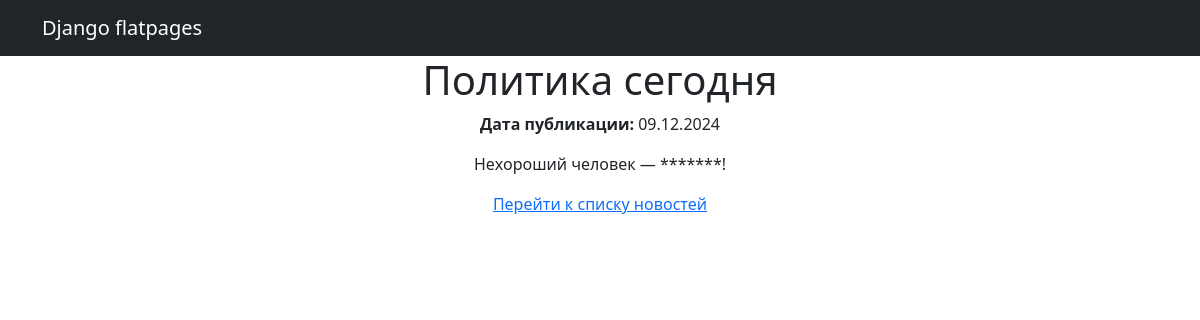
Before: /news/4/ with the older database file.
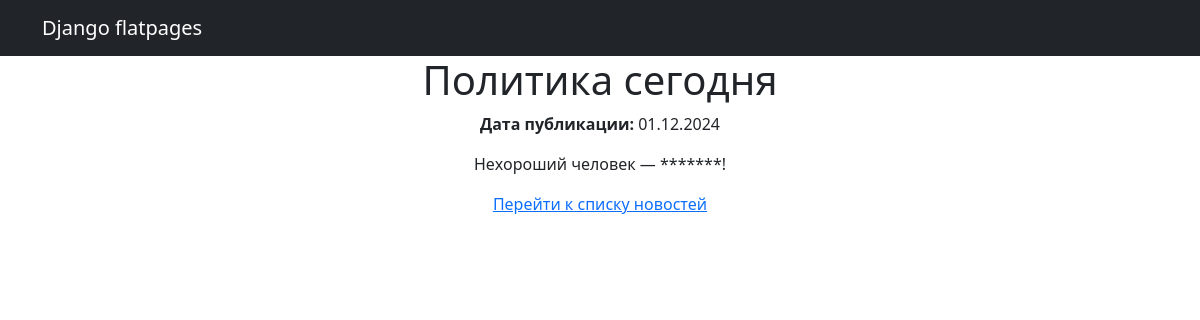
After: the same page with the newer database file.
### newsapp/models.py (models this page shows, shortened)
class Post(models.Model):
    ARTICLE = 'статья'
    NEWS = 'новость'
    POST_TYPES = [
        (ARTICLE, 'Статья'),
        (NEWS, 'Новость'),
    ]
    author = models.ForeignKey(Author, on_delete=models.CASCADE)
    post_type = models.CharField(max_length=20, choices=POST_TYPES)
    created_at = models.DateTimeField(auto_now_add=True)
    categories = models.ManyToManyField(Category, through='PostCategory')
    title = models.CharField(max_length=255)
    text = models.TextField()
    rating = models.IntegerField(default=0)

### newsapp/views.py (the view)
# urls.py: path('<int:post_id>/', views.news_detail, name='news_detail'),
def news_detail(request, post_id):
    post = get_object_or_404(Post, pk=post_id)
    return render(request, 'news_detail.html', {'post': post})

### newsapp/templatetags/censor.py (called while the page is built)
@register.filter
def censor(value):
    bad_words = ['редиска', 'фуфло']
    for word in bad_words:
        value = value.replace(word, '*' * len(word))
    return value

### templates/news_detail.html
{% extends "flatpages/default.html" %}
{% load censor %}
{% block content %}
  <h1>{{ post.title|censor }}</h1>
  <p><strong>Дата публикации:</strong> {{ post.created_at|date:"d.m.Y" }}</p>
  <p>{{ post.text|censor }}</p>
<a href="{% url 'news' %}">Перейти к списку новостей</a>
{% endblock %}

Changed rows visible on the page:
changed Post "Политика сегодня": created_at "09.12.2024" → "01.12.2024"
